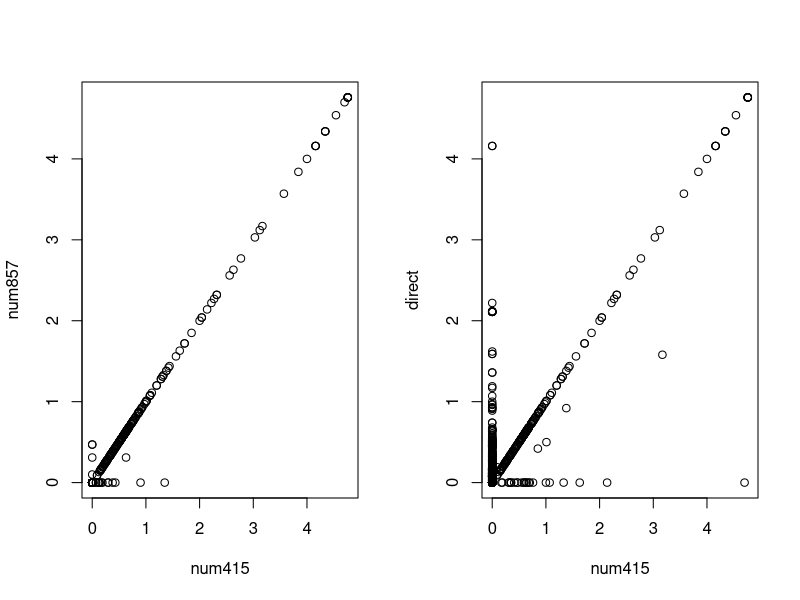
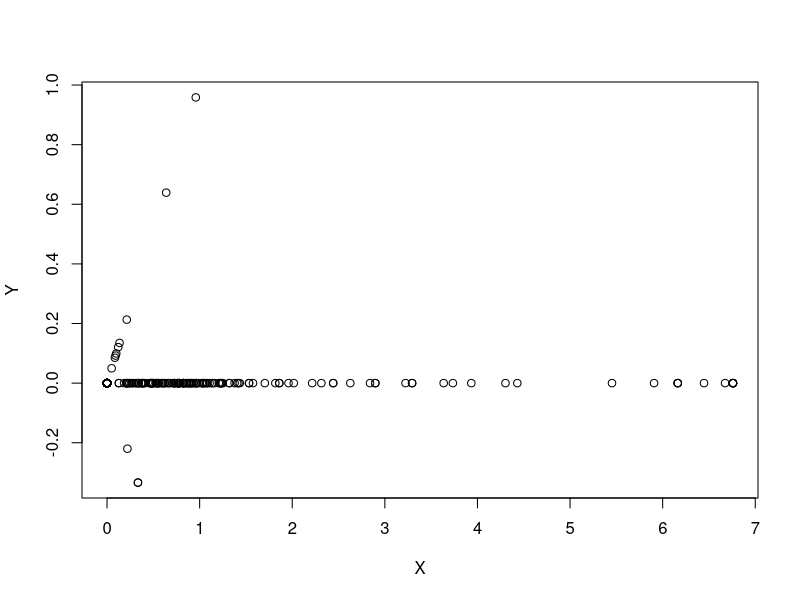
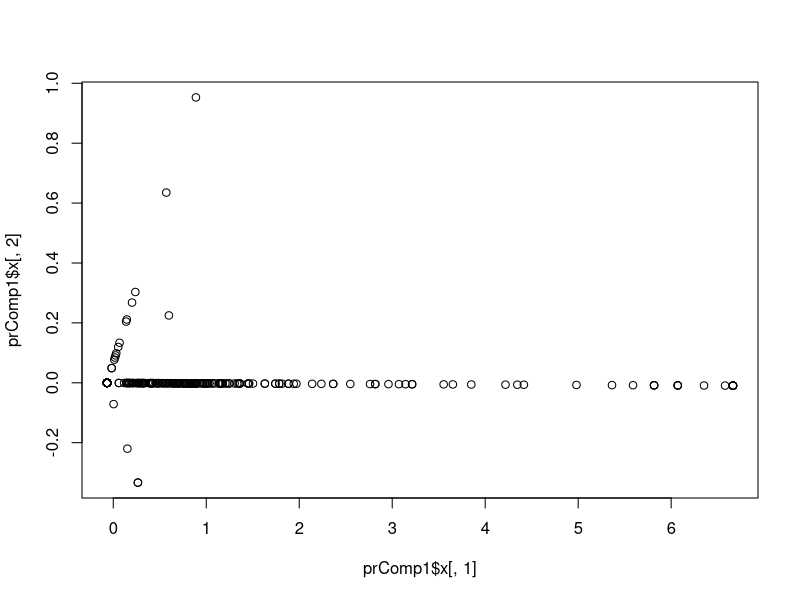
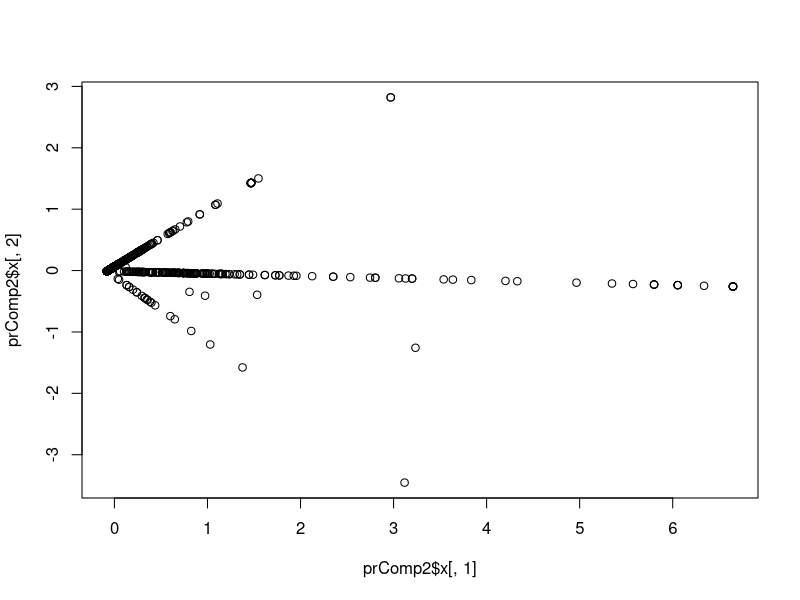
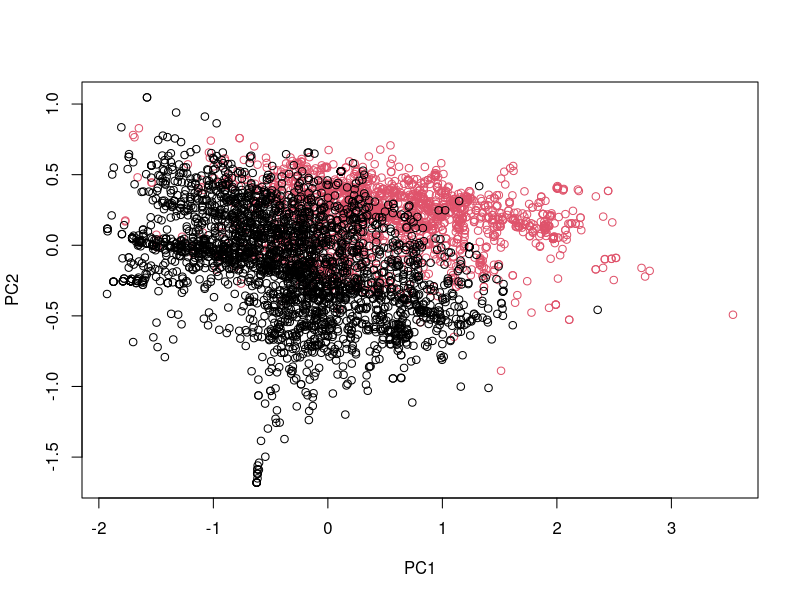
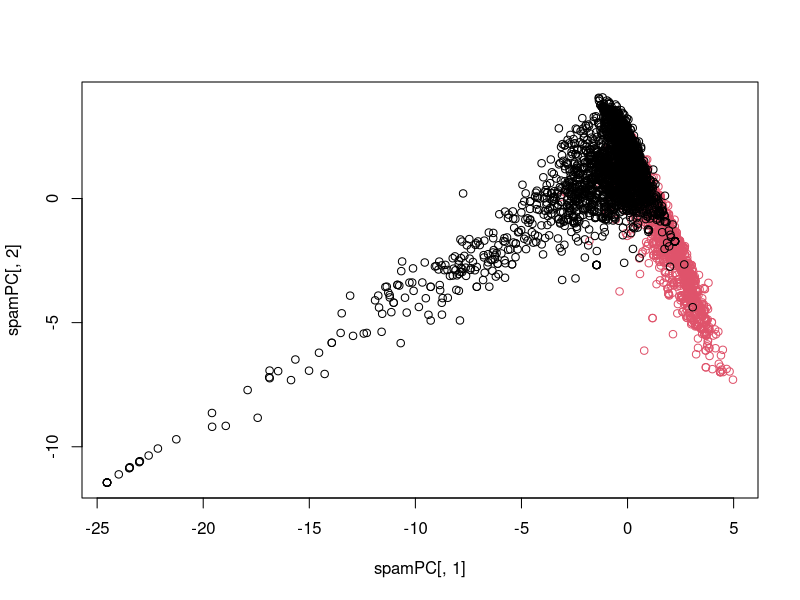

Write the R code that produced these figures, in order. (Note: this script raises an error after producing the figures.)
library(caret); library(kernlab); data(spam)
inTrain <- createDataPartition(y=spam$type, p=0.75, list = F)

training <- spam[inTrain,]
testing <- spam[-inTrain,]

# column 58 is the type: spam or non-spam
M <- abs(cor(training[,-58]))
diag(M) <- 0
which(M > 0.8, arr.ind = T)
#        row col
# num415  34  32
# direct  40  32
# num857  32  34
# direct  40  34
# num857  32  40
# num415  34  40

# from this the following covariates are correlated (>0.8):
# num415 & num857
# direct & num857
par(mfrow = c(1,2))
plot(spam[,34], spam[,32], xlab = "num415", ylab = "num857")
plot(spam[,32], spam[,40], xlab = "num415", ylab = "direct")

X <- 0.71*(training$num415 + training$num857)
Y <- 0.71*(training$num415 - training$num857)
par(mfrow = c(1,1))
plot(X,Y)

smallSpam <- spam[,c(32, 34, 40)]
prComp1 <- prcomp(smallSpam[,c(1,2)])
plot(prComp1$x[,1],prComp1$x[,2])


prComp1$rotation
#              PC1        PC2
# num857 0.7061498 -0.7080625
# num415 0.7080625  0.7061498
## This is where he got 0.71 above!

# need to repeat this for the 2nd correlated pair (direct & num857)
prComp2 <- prcomp(smallSpam[,c(1,3)])
plot(prComp2$x[,1],prComp2$x[,2])
prComp2$rotation

# visualize!
typeColor <- ((spam$type=="spam")*1+1)
prComp <- prcomp(log10(spam[,-58]+1))
plot(prComp$x[,1], prComp$x[,2], col = typeColor, xlab = "PC1", ylab = "PC2")
# In PCA, the first principle component explains the most variation in the data, the 2nd PC explains the second, etc.

# you can do the same PCA with caret
preProc <- preProcess(log10(spam[,-58]+1), method = "pca", pcaComp = 2)
spamPC <- predict(preProc, log10(spam[,-58]+1))
plot(spamPC[,1], spamPC[,2], col = typeColor)

# not sure where the error stems from..
modelFit <- train(training$type ~ ., method = "glm", preProcess="pca",data = training)
